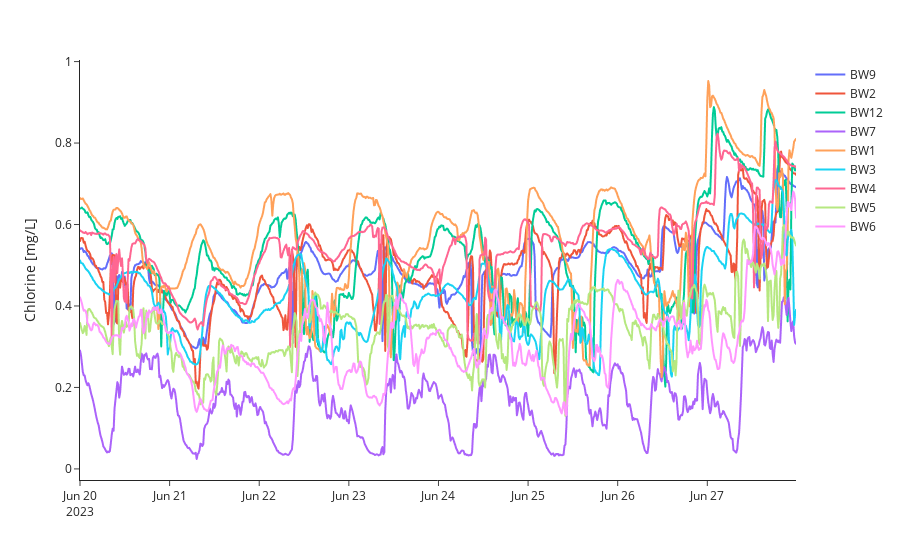

Write notebook code for a chart like this one.
### Markdown cell above
### Time series plotting
Chlorine data.

### Code cell
try:
    wq_bwfl_ids = wq_df['bwfl_id'].unique()
    plot_wq_df = wq_df[(wq_df['data_type'] == 'chlorine')]
    fig = px.line(
        plot_wq_df,
        x='datetime',
        y='mean',
        color='bwfl_id',
    )
    fig.update_layout(
        xaxis_title='',
        yaxis_title='Chlorine [mg/L]',
        legend_title_text='',
        template='simple_white',
        height=450,
    )
    fig.show()
except:
    print("Plotting data not available.")

### Figure 1 — Plotly figure (JSON) as saved in the notebook; plotly's stock layout.template omitted (floating-point values rounded to 4 significant figures; data arrays with more than 128 entries replaced by an {"elided": "..."} marker saying what was removed)
{"data": [{"hovertemplate": "bwfl_id=BW9<br>datetime=%{x}<br>mean=%{y}<extra></extra>", "legendgroup": "BW9", "line": {"color": "#636efa", "dash": "solid"}, "marker": {"symbol": "circle"}, "mode": "lines", "name": "BW9", "showlegend": true, "type": "scattergl", "x": {"elided": "768 str values"}, "xaxis": "x", "y": {"elided": "768 float values"}, "yaxis": "y"}, {"hovertemplate": "bwfl_id=BW2<br>datetime=%{x}<br>mean=%{y}<extra></extra>", "legendgroup": "BW2", "line": {"color": "#EF553B", "dash": "solid"}, "marker": {"symbol": "circle"}, "mode": "lines", "name": "BW2", "showlegend": true, "type": "scattergl", "x": {"elided": "768 str values"}, "xaxis": "x", "y": {"elided": "768 float values"}, "yaxis": "y"}, {"hovertemplate": "bwfl_id=BW12<br>datetime=%{x}<br>mean=%{y}<extra></extra>", "legendgroup": "BW12", "line": {"color": "#00cc96", "dash": "solid"}, "marker": {"symbol": "circle"}, "mode": "lines", "name": "BW12", "showlegend": true, "type": "scattergl", "x": {"elided": "768 str values"}, "xaxis": "x", "y": {"elided": "768 float values"}, "yaxis": "y"}, {"hovertemplate": "bwfl_id=BW7<br>datetime=%{x}<br>mean=%{y}<extra></extra>", "legendgroup": "BW7", "line": {"color": "#ab63fa", "dash": "solid"}, "marker": {"symbol": "circle"}, "mode": "lines", "name": "BW7", "showlegend": true, "type": "scattergl", "x": {"elided": "768 str values"}, "xaxis": "x", "y": {"elided": "768 float values"}, "yaxis": "y"}, {"hovertemplate": "bwfl_id=BW1<br>datetime=%{x}<br>mean=%{y}<extra></extra>", "legendgroup": "BW1", "line": {"color": "#FFA15A", "dash": "solid"}, "marker": {"symbol": "circle"}, "mode": "lines", "name": "BW1", "showlegend": true, "type": "scattergl", "x": {"elided": "768 str values"}, "xaxis": "x", "y": {"elided": "768 float values"}, "yaxis": "y"}, {"hovertemplate": "bwfl_id=BW3<br>datetime=%{x}<br>mean=%{y}<extra></extra>", "legendgroup": "BW3", "line": {"color": "#19d3f3", "dash": "solid"}, "marker": {"symbol": "circle"}, "mode": "lines", "name": "BW3", "showlegend": true, "type": "scattergl", "x": {"elided": "768 str values"}, "xaxis": "x", "y": {"elided": "768 float values"}, "yaxis": "y"}, {"hovertemplate": "bwfl_id=BW4<br>datetime=%{x}<br>mean=%{y}<extra></extra>", "legendgroup": "BW4", "line": {"color": "#FF6692", "dash": "solid"}, "marker": {"symbol": "circle"}, "mode": "lines", "name": "BW4", "showlegend": true, "type": "scattergl", "x": {"elided": "768 str values"}, "xaxis": "x", "y": {"elided": "768 float values"}, "yaxis": "y"}, {"hovertemplate": "bwfl_id=BW5<br>datetime=%{x}<br>mean=%{y}<extra></extra>", "legendgroup": "BW5", "line": {"color": "#B6E880", "dash": "solid"}, "marker": {"symbol": "circle"}, "mode": "lines", "name": "BW5", "showlegend": true, "type": "scattergl", "x": {"elided": "768 str values"}, "xaxis": "x", "y": {"elided": "768 float values"}, "yaxis": "y"}, {"hovertemplate": "bwfl_id=BW6<br>datetime=%{x}<br>mean=%{y}<extra></extra>", "legendgroup": "BW6", "line": {"color": "#FF97FF", "dash": "solid"}, "marker": {"symbol": "circle"}, "mode": "lines", "name": "BW6", "showlegend": true, "type": "scattergl", "x": {"elided": "768 str values"}, "xaxis": "x", "y": {"elided": "768 float values"}, "yaxis": "y"}], "layout": {"autosize": true, "legend": {"title": {"text": ""}, "tracegroupgap": 0}, "margin": {"t": 60}, "xaxis": {"anchor": "y", "autorange": true, "domain": [0, 1], "range": ["2023-06-20", "2023-06-27 23:45"], "title": {"text": ""}, "type": "date"}, "yaxis": {"anchor": "x", "autorange": true, "domain": [0, 1], "range": [-0.02722, 1.004], "title": {"text": "Chlorine [mg/L]"}, "type": "linear"}}}
